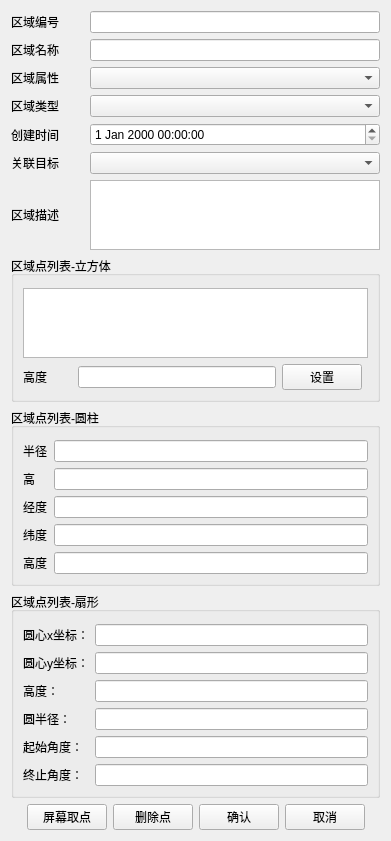
<?xml version="1.0" encoding="UTF-8"?>
<ui version="4.0">
 <class>CombatZoneEditDialog</class>
 <widget class="QWidget" name="CombatZoneEditDialog">
  <property name="geometry">
   <rect>
    <x>0</x>
    <y>0</y>
    <width>391</width>
    <height>808</height>
   </rect>
  </property>
  <property name="windowTitle">
   <string>Form</string>
  </property>
  <layout class="QGridLayout" name="gridLayout_4">
   <item row="0" column="0">
    <layout class="QVBoxLayout" name="verticalLayout_2">
     <item>
      <layout class="QHBoxLayout" name="horizontalLayout" stretch="1,4">
       <item>
        <widget class="QLabel" name="label">
         <property name="text">
          <string>区域编号</string>
         </property>
        </widget>
       </item>
       <item>
        <widget class="QLineEdit" name="lineEdit_CombatZone_ID"/>
       </item>
      </layout>
     </item>
     <item>
      <layout class="QHBoxLayout" name="horizontalLayout_2" stretch="1,4">
       <item>
        <widget class="QLabel" name="label_2">
         <property name="text">
          <string>区域名称</string>
         </property>
        </widget>
       </item>
       <item>
        <widget class="QLineEdit" name="lineEdit_CombatZone_Name"/>
       </item>
      </layout>
     </item>
     <item>
      <layout class="QHBoxLayout" name="horizontalLayout_4" stretch="1,4">
       <item>
        <widget class="QLabel" name="label_4">
         <property name="text">
          <string>区域属性</string>
         </property>
        </widget>
       </item>
       <item>
        <widget class="QComboBox" name="comboBox_CombatZone_Attitude"/>
       </item>
      </layout>
     </item>
     <item>
      <layout class="QHBoxLayout" name="horizontalLayout_3" stretch="1,4">
       <item>
        <widget class="QLabel" name="label_3">
         <property name="text">
          <string>区域类型</string>
         </property>
        </widget>
       </item>
       <item>
        <widget class="QComboBox" name="comboBox_CombatZone_Type"/>
       </item>
      </layout>
     </item>
     <item>
      <layout class="QHBoxLayout" name="horizontalLayout_15" stretch="1,4">
       <item>
        <widget class="QLabel" name="label_14">
         <property name="text">
          <string>创建时间</string>
         </property>
        </widget>
       </item>
       <item>
        <widget class="QDateTimeEdit" name="dateTimeEdit"/>
       </item>
      </layout>
     </item>
     <item>
      <layout class="QHBoxLayout" name="horizontalLayout_5" stretch="1,4">
       <item>
        <widget class="QLabel" name="label_5">
         <property name="text">
          <string>关联目标</string>
         </property>
        </widget>
       </item>
       <item>
        <widget class="QComboBox" name="comboBox_Mark"/>
       </item>
      </layout>
     </item>
     <item>
      <layout class="QHBoxLayout" name="horizontalLayout_12" stretch="1,4">
       <item>
        <widget class="QLabel" name="label_12">
         <property name="text">
          <string>区域描述</string>
         </property>
        </widget>
       </item>
       <item>
        <widget class="QTextEdit" name="textEdit_CombatZone_Describe">
         <property name="sizePolicy">
          <sizepolicy hsizetype="Expanding" vsizetype="Expanding">
           <horstretch>0</horstretch>
           <verstretch>0</verstretch>
          </sizepolicy>
         </property>
        </widget>
       </item>
      </layout>
     </item>
    </layout>
   </item>
   <item row="1" column="0">
    <widget class="QGroupBox" name="groupBox_CombatZone_Cubic">
     <property name="title">
      <string>区域点列表-立方体</string>
     </property>
     <layout class="QGridLayout" name="gridLayout">
      <property name="topMargin">
       <number>12</number>
      </property>
      <item row="0" column="0" colspan="2">
       <widget class="QTableWidget" name="tableWidget"/>
      </item>
      <item row="1" column="0">
       <layout class="QHBoxLayout" name="horizontalLayout_16" stretch="1,4,1">
        <item>
         <widget class="QLabel" name="label_16">
          <property name="text">
           <string>高度</string>
          </property>
         </widget>
        </item>
        <item>
         <widget class="QLineEdit" name="lineEdit_CombatZone_CreateTime_2"/>
        </item>
        <item>
         <widget class="QPushButton" name="pushButton_5">
          <property name="text">
           <string>设置</string>
          </property>
         </widget>
        </item>
       </layout>
      </item>
     </layout>
    </widget>
   </item>
   <item row="2" column="0">
    <widget class="QGroupBox" name="groupBox_CombatZone_Cylinder">
     <property name="title">
      <string>区域点列表-圆柱</string>
     </property>
     <layout class="QGridLayout" name="gridLayout_2">
      <property name="topMargin">
       <number>12</number>
      </property>
      <item row="0" column="0">
       <widget class="QLabel" name="label_13">
        <property name="text">
         <string>半径</string>
        </property>
       </widget>
      </item>
      <item row="0" column="1">
       <widget class="QLineEdit" name="lineEdit_34">
        <property name="text">
         <string/>
        </property>
       </widget>
      </item>
      <item row="1" column="0">
       <widget class="QLabel" name="label_15">
        <property name="text">
         <string>高</string>
        </property>
       </widget>
      </item>
      <item row="1" column="1">
       <widget class="QLineEdit" name="lineEdit_35">
        <property name="text">
         <string/>
        </property>
       </widget>
      </item>
      <item row="2" column="0">
       <widget class="QLabel" name="label_7">
        <property name="text">
         <string>经度</string>
        </property>
       </widget>
      </item>
      <item row="2" column="1">
       <widget class="QLineEdit" name="lineEdit_31"/>
      </item>
      <item row="3" column="0">
       <widget class="QLabel" name="label_10">
        <property name="text">
         <string>纬度</string>
        </property>
       </widget>
      </item>
      <item row="3" column="1">
       <widget class="QLineEdit" name="lineEdit_32"/>
      </item>
      <item row="4" column="0">
       <widget class="QLabel" name="label_11">
        <property name="text">
         <string>高度</string>
        </property>
       </widget>
      </item>
      <item row="4" column="1">
       <widget class="QLineEdit" name="lineEdit_33"/>
      </item>
     </layout>
    </widget>
   </item>
   <item row="3" column="0">
    <widget class="QGroupBox" name="groupBox_CombatZone_Sector">
     <property name="title">
      <string>区域点列表-扇形</string>
     </property>
     <layout class="QGridLayout" name="gridLayout_3">
      <property name="topMargin">
       <number>12</number>
      </property>
      <item row="0" column="0">
       <widget class="QLabel" name="label_17">
        <property name="text">
         <string>圆心x坐标：</string>
        </property>
       </widget>
      </item>
      <item row="0" column="1">
       <widget class="QLineEdit" name="leX">
        <property name="text">
         <string/>
        </property>
       </widget>
      </item>
      <item row="1" column="0">
       <widget class="QLabel" name="label_18">
        <property name="text">
         <string>圆心y坐标：</string>
        </property>
       </widget>
      </item>
      <item row="1" column="1">
       <widget class="QLineEdit" name="leY">
        <property name="text">
         <string/>
        </property>
       </widget>
      </item>
      <item row="2" column="0">
       <widget class="QLabel" name="label_22">
        <property name="text">
         <string>高度：</string>
        </property>
       </widget>
      </item>
      <item row="2" column="1">
       <widget class="QLineEdit" name="leHeight">
        <property name="text">
         <string/>
        </property>
       </widget>
      </item>
      <item row="3" column="0">
       <widget class="QLabel" name="label_19">
        <property name="text">
         <string>圆半径：</string>
        </property>
       </widget>
      </item>
      <item row="3" column="1">
       <widget class="QLineEdit" name="leRadius">
        <property name="text">
         <string/>
        </property>
       </widget>
      </item>
      <item row="4" column="0">
       <widget class="QLabel" name="label_20">
        <property name="text">
         <string>起始角度：</string>
        </property>
       </widget>
      </item>
      <item row="4" column="1">
       <widget class="QLineEdit" name="leStartAngle">
        <property name="text">
         <string/>
        </property>
       </widget>
      </item>
      <item row="5" column="0">
       <widget class="QLabel" name="label_21">
        <property name="text">
         <string>终止角度：</string>
        </property>
       </widget>
      </item>
      <item row="5" column="1">
       <widget class="QLineEdit" name="leEndAngle">
        <property name="text">
         <string/>
        </property>
       </widget>
      </item>
     </layout>
    </widget>
   </item>
   <item row="4" column="0">
    <layout class="QHBoxLayout" name="horizontalLayout_13" stretch="1,2,0,2,2,1">
     <item>
      <spacer name="horizontalSpacer_3">
       <property name="orientation">
        <enum>Qt::Horizontal</enum>
       </property>
       <property name="sizeHint" stdset="0">
        <size>
         <width>40</width>
         <height>20</height>
        </size>
       </property>
      </spacer>
     </item>
     <item>
      <widget class="QPushButton" name="pushButton">
       <property name="text">
        <string>屏幕取点</string>
       </property>
      </widget>
     </item>
     <item>
      <widget class="QPushButton" name="pushButton_4">
       <property name="text">
        <string>删除点</string>
       </property>
      </widget>
     </item>
     <item>
      <widget class="QPushButton" name="pushButton_2">
       <property name="text">
        <string>确认</string>
       </property>
      </widget>
     </item>
     <item>
      <widget class="QPushButton" name="pushButton_3">
       <property name="text">
        <string>取消</string>
       </property>
      </widget>
     </item>
     <item>
      <spacer name="horizontalSpacer_4">
       <property name="orientation">
        <enum>Qt::Horizontal</enum>
       </property>
       <property name="sizeHint" stdset="0">
        <size>
         <width>40</width>
         <height>20</height>
        </size>
       </property>
      </spacer>
     </item>
    </layout>
   </item>
  </layout>
 </widget>
 <resources/>
 <connections>
  <connection>
   <sender>comboBox_CombatZone_Type</sender>
   <signal>activated(int)</signal>
   <receiver>groupBox_CombatZone_Cubic</receiver>
   <slot>show()</slot>
   <hints>
    <hint type="sourcelabel">
     <x>136</x>
     <y>108</y>
    </hint>
    <hint type="destinationlabel">
     <x>147</x>
     <y>394</y>
    </hint>
   </hints>
  </connection>
 </connections>
</ui>
